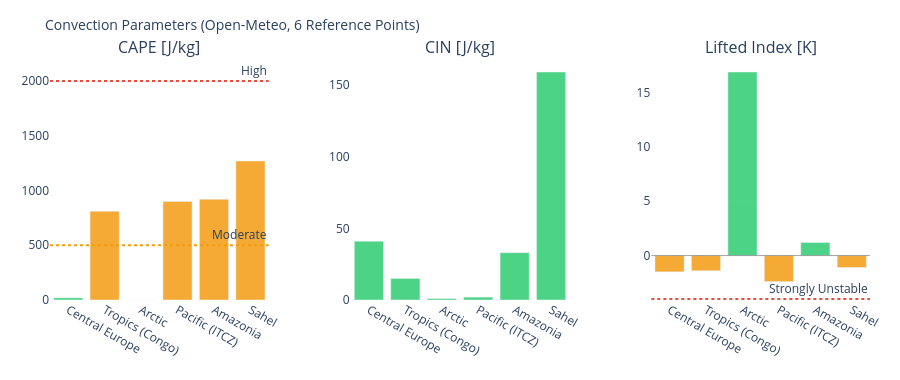

Notebook cell for this chart:
### Markdown cell above
---
## 3. Visualizations

### Code cell
# ============================================================
# CAPE / CIN / LIFTED INDEX – Convection potential
# ============================================================

if not df_atm.empty:
    fig = make_subplots(
        rows=1, cols=3,
        subplot_titles=['CAPE [J/kg]', 'CIN [J/kg]', 'Lifted Index [K]'],
        horizontal_spacing=0.1
    )
    pts = df_atm['point'].tolist()
    pt_colors = ['#E85D24','#185FA5','#888780','#378ADD','#639922','#F2A623']

    # CAPE – höher = mehr Gewitterpotential
    cape_vals = df_atm['cape'].fillna(0).tolist()
    cape_colors = ['#e74c3c' if v > 2000 else '#f39c12' if v > 500 else '#2ecc71'
                   for v in cape_vals]
    fig.add_trace(go.Bar(x=pts, y=cape_vals, marker_color=cape_colors,
                         opacity=0.85, showlegend=False), row=1, col=1)
    fig.add_hline(y=2000, line_dash='dot', line_color='#e74c3c',
                  annotation_text='High', row=1, col=1)
    fig.add_hline(y=500,  line_dash='dot', line_color='#f39c12',
                  annotation_text='Moderate', row=1, col=1)

    # CIN – negativer = stärker gedeckelt (weniger Auslöse)
    cin_vals = df_atm['cin'].fillna(0).tolist()
    cin_colors = ['#e74c3c' if v < -200 else '#f39c12' if v < -50 else '#2ecc71'
                  for v in cin_vals]
    fig.add_trace(go.Bar(x=pts, y=cin_vals, marker_color=cin_colors,
                         opacity=0.85, showlegend=False), row=1, col=2)

    # Lifted Index – negativ = instabil
    li_vals = df_atm['li'].fillna(0).tolist()
    li_colors = ['#e74c3c' if v < -4 else '#f39c12' if v < 0 else '#2ecc71'
                 for v in li_vals]
    fig.add_trace(go.Bar(x=pts, y=li_vals, marker_color=li_colors,
                         opacity=0.85, showlegend=False), row=1, col=3)
    fig.add_hline(y=0, line_color='gray', line_width=0.7, row=1, col=3)
    fig.add_hline(y=-4, line_dash='dot', line_color='#e74c3c',
                  annotation_text='Strongly Unstable', row=1, col=3)

    fig.update_layout(
        title=dict(text='Convection Parameters (Open-Meteo, 6 Reference Points)', font=dict(size=14)),
        height=380, plot_bgcolor='rgba(0,0,0,0)', paper_bgcolor='rgba(0,0,0,0)',
        margin=dict(l=50, r=30, t=60, b=80)
    )
    fig.update_xaxes(tickangle=30)
    fig.show()

### Figure 1 — Plotly figure (JSON) as saved in the notebook; plotly's stock layout.template omitted (floating-point values rounded to 4 significant figures)
{"data": [{"marker": {"color": ["#2ecc71", "#f39c12", "#2ecc71", "#f39c12", "#f39c12", "#f39c12"]}, "opacity": 0.85, "showlegend": false, "type": "bar", "x": ["Central Europe", "Tropics (Congo)", "Arctic", "Pacific (ITCZ)", "Amazonia", "Sahel"], "xaxis": "x", "y": [20.0, 810.0, 0.0, 900.0, 920.0, 1270.0], "yaxis": "y"}, {"marker": {"color": ["#2ecc71", "#2ecc71", "#2ecc71", "#2ecc71", "#2ecc71", "#2ecc71"]}, "opacity": 0.85, "showlegend": false, "type": "bar", "x": ["Central Europe", "Tropics (Congo)", "Arctic", "Pacific (ITCZ)", "Amazonia", "Sahel"], "xaxis": "x2", "y": [41.0, 15.0, 1.0, 2.0, 33.0, 159.0], "yaxis": "y2"}, {"marker": {"color": ["#f39c12", "#f39c12", "#2ecc71", "#f39c12", "#2ecc71", "#f39c12"]}, "opacity": 0.85, "showlegend": false, "type": "bar", "x": ["Central Europe", "Tropics (Congo)", "Arctic", "Pacific (ITCZ)", "Amazonia", "Sahel"], "xaxis": "x3", "y": [-1.5, -1.4, 16.9, -2.4, 1.2, -1.1], "yaxis": "y3"}], "layout": {"annotations": [{"font": {"size": 16}, "showarrow": false, "text": "CAPE [J/kg]", "x": 0.1333, "xanchor": "center", "xref": "paper", "y": 1.0, "yanchor": "bottom", "yref": "paper"}, {"font": {"size": 16}, "showarrow": false, "text": "CIN [J/kg]", "x": 0.5, "xanchor": "center", "xref": "paper", "y": 1.0, "yanchor": "bottom", "yref": "paper"}, {"font": {"size": 16}, "showarrow": false, "text": "Lifted Index [K]", "x": 0.8667, "xanchor": "center", "xref": "paper", "y": 1.0, "yanchor": "bottom", "yref": "paper"}, {"showarrow": false, "text": "High", "x": 1, "xanchor": "right", "xref": "x domain", "y": 2000, "yanchor": "bottom", "yref": "y"}, {"showarrow": false, "text": "Moderate", "x": 1, "xanchor": "right", "xref": "x domain", "y": 500, "yanchor": "bottom", "yref": "y"}, {"showarrow": false, "text": "Strongly Unstable", "x": 1, "xanchor": "right", "xref": "x3 domain", "y": -4, "yanchor": "bottom", "yref": "y3"}], "height": 380, "margin": {"b": 80, "l": 50, "r": 30, "t": 60}, "paper_bgcolor": "rgba(0,0,0,0)", "plot_bgcolor": "rgba(0,0,0,0)", "shapes": [{"line": {"color": "#e74c3c", "dash": "dot"}, "type": "line", "x0": 0, "x1": 1, "xref": "x domain", "y0": 2000, "y1": 2000, "yref": "y"}, {"line": {"color": "#f39c12", "dash": "dot"}, "type": "line", "x0": 0, "x1": 1, "xref": "x domain", "y0": 500, "y1": 500, "yref": "y"}, {"line": {"color": "gray", "width": 0.7}, "type": "line", "x0": 0, "x1": 1, "xref": "x3 domain", "y0": 0, "y1": 0, "yref": "y3"}, {"line": {"color": "#e74c3c", "dash": "dot"}, "type": "line", "x0": 0, "x1": 1, "xref": "x3 domain", "y0": -4, "y1": -4, "yref": "y3"}], "title": {"font": {"size": 14}, "text": "Convection Parameters (Open-Meteo, 6 Reference Points)"}, "xaxis": {"anchor": "y", "domain": [0.0, 0.2667], "tickangle": 30}, "xaxis2": {"anchor": "y2", "domain": [0.3667, 0.6333], "tickangle": 30}, "xaxis3": {"anchor": "y3", "domain": [0.7333, 1.0], "tickangle": 30}, "yaxis": {"anchor": "x", "domain": [0.0, 1.0]}, "yaxis2": {"anchor": "x2", "domain": [0.0, 1.0]}, "yaxis3": {"anchor": "x3", "domain": [0.0, 1.0]}}}
